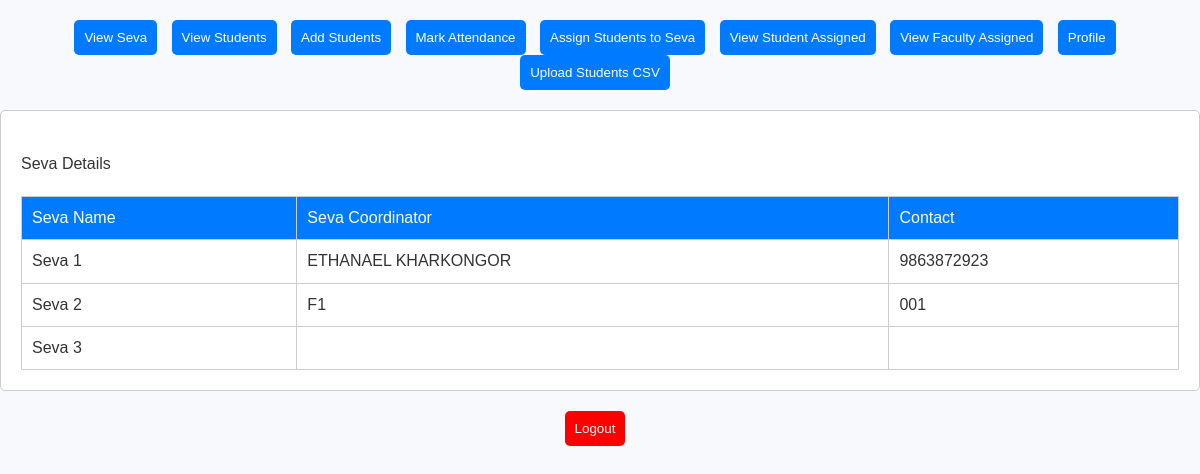
The page /seva_coordinator.php (signed in) on the database as committed earlier.
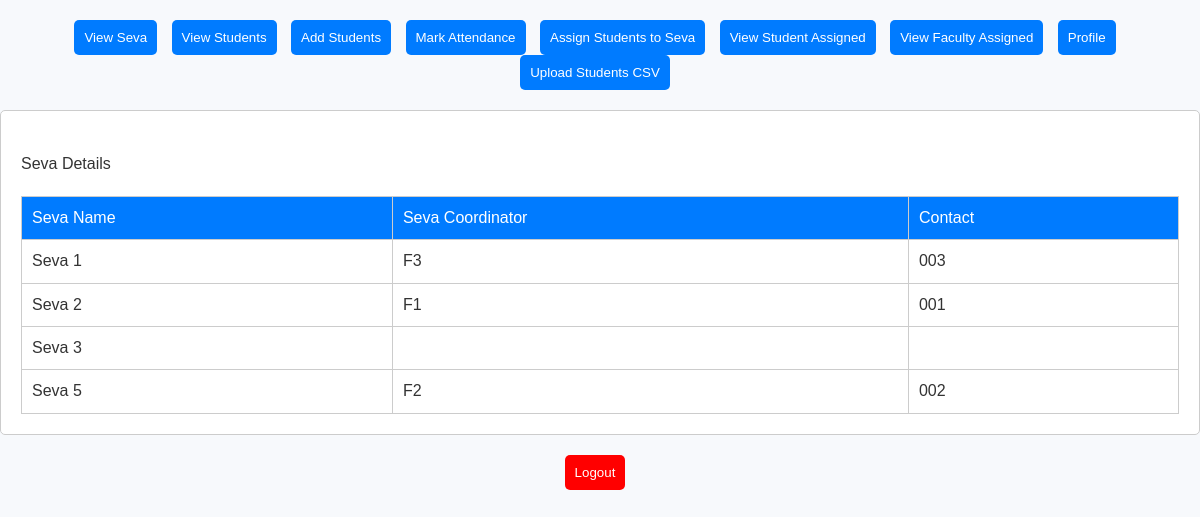
The same page on the database as committed later.
### tables this page shows
CREATE TABLE `seva_details` (
  `Seva Id` int(11) NOT NULL,
  `Seva Name` varchar(255) NOT NULL,
  `Seva Coordinator` varchar(255) NOT NULL,
  `EID` int(11) DEFAULT NULL,
  `StartTime` time DEFAULT NULL,
  `EndTime` time DEFAULT NULL
);

### seva_coordinator.php (the view, shortened to what this page needs)
<?php
$DATABASE_HOST = 'localhost';
$DATABASE_USER = 'root';
$DATABASE_PASS = '';
$DATABASE_NAME = 'newuniversity';
$con = mysqli_connect($DATABASE_HOST, $DATABASE_USER, $DATABASE_PASS, $DATABASE_NAME);
?>
<!DOCTYPE html>
<html>
<head>
    <link rel="stylesheet" type="text/css" href="home.css">
</head>
<body>
    <div class="button-container">
        <button class="tab-button" onclick="openTab('seva')">View Seva</button>
        <button class="tab-button" onclick="openTab('student')">View Students</button>
        <button class="tab-button" onclick="openTab('add_student')">Add Students</button>
        <button class="tab-button" onclick="openTab('attendance')">Mark Attendance</button>
        <button class="tab-button" onclick="openTab('assign')">Assign Students to Seva</button>
        <button class="tab-button" onclick="openTab('view_assigned_seva')">View Student Assigned</button>
        <button class="tab-button" onclick="openTab('view_assigned_seva_faculty')">View Faculty Assigned</button>
        <button class="tab-button" onclick="openTab('profile')">Profile</button>
        <button class="tab-button" onclick="window.location.href='upload.html'">Upload Students CSV</button>
    </div>
    <div id="seva" class="tab" style="display: block;">
        <br>
        <h3>Seva Details</h3>
<table>
    <tr>
        <th>Seva Name</th>
        <th>Seva Coordinator</th>
        <th>Contact</th>
    </tr>
    <?php
    $sql = "SELECT sd.`Seva Name`, sd.`Seva Coordinator`, l.`Contact`
            FROM seva_details sd
            LEFT JOIN login l ON sd.`EID` = l.`EID`";
    $result = mysqli_query($con, $sql);
    while ($row = mysqli_fetch_assoc($result)) {
        echo "<tr>";
        echo "<td>" . $row['Seva Name'] . "</td>";
        echo "<td>" . $row['Seva Coordinator'] . "</td>";
        echo "<td>" . $row['Contact'] . "</td>";
        echo "</tr>";
    }
    ?>
</table>
    </div>
    <div class="button-container">
        <form action="logout.php" method="post">
            <button type="submit" name="logout" class="tab-button" style="background-color: #FF0000;">Logout</button>
        </form>
    </div>
</body>

### home.css (style rules this page uses)
html, body, div, span, applet, object, iframe, h1, h2, h3, h4, h5, h6, p, blockquote, pre, a, abbr, acronym, address, big, cite, code, del, dfn, em, img, ins, kbd, q, s, samp, small, strike, strong, sub, sup, tt, var, b, u, i, center, dl, dt, dd, ol, ul, li, fieldset, form, label, legend, table, caption, tbody, tfoot, thead, tr, th, td, article, aside, canvas, details, embed, figure, figcaption, footer, header, hgroup, menu, nav, output, ruby, section, summary, time, mark, audio, video { margin: 0; padding: 0; border: 0; font-size: 100%; font: inherit; vertical-align: baseline; }
body { line-height: 1.4; font-family: 'Arial', sans-serif; background-color: #f7f9fc; color: #333; }
.button-container { text-align: center; margin-top: 20px; }
.tab-button { padding: 10px 20px; cursor: pointer; background-color: #007BFF; color: #ffffff; border: none; border-radius: 5px; margin-right: 10px; display: inline-block; text-align: center; }
.tab { display: none; padding: 20px; background-color: #ffffff; border: 1px solid #ccc; border-radius: 5px; margin-top: 20px; }
table { width: 100%; border-collapse: collapse; margin-top: 20px; }
table, th, td { border: 1px solid #ccc; }
th, td { padding: 10px; text-align: left; }
th { background-color: #007BFF; color: #ffffff; }

### seva_coordinator.php (style rules this page uses)
.tab { display: none; }
.tab-button { padding: 10px; cursor: pointer; }
table { border: 1px solid; border-collapse: collapse; }

Rows that differ between the two databases and show on the page:
changed seva_details "Seva 1": Seva Coordinator "ETHANAEL KHARKONGOR" → "F3"; EID.contact "9863872923" → "003"
added seva_details: Seva Name "Seva 5", Seva Coordinator "F2", EID.contact "002"
